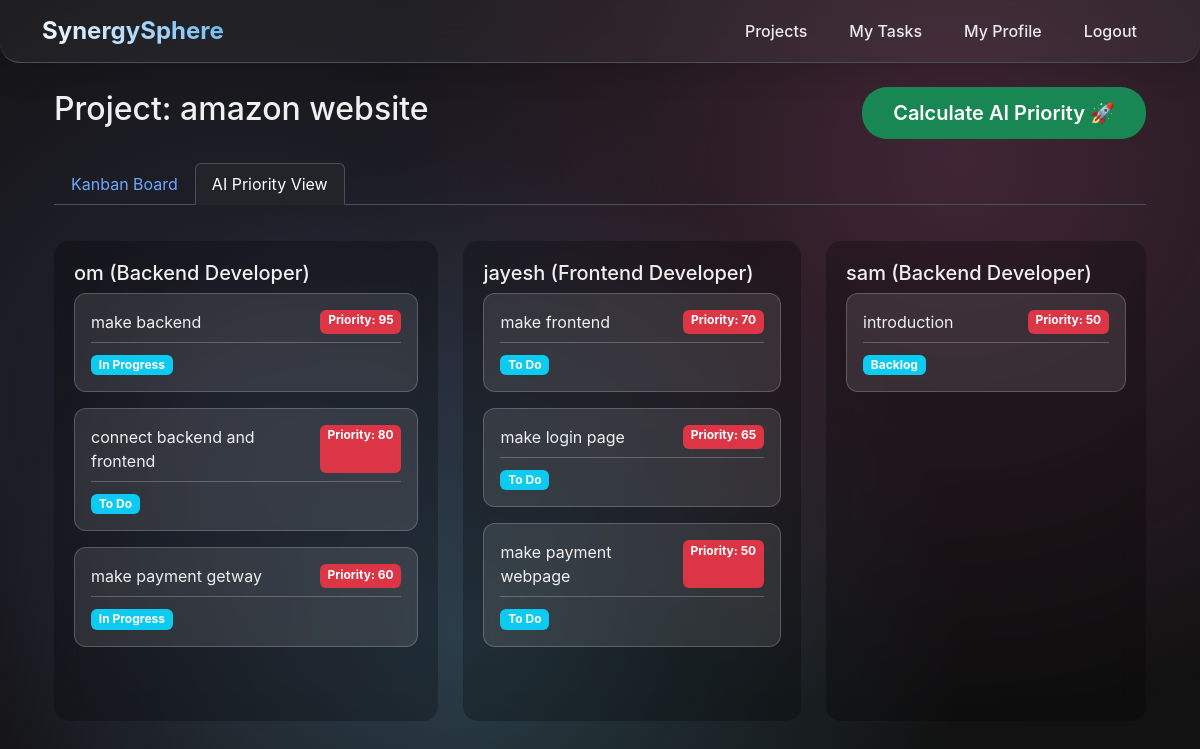
The page /project/1/priority (signed in) on the database its author committed.
### app.py (models this page shows)
class Project(db.Model):
    id = db.Column(db.Integer, primary_key=True)
    name = db.Column(db.String(100), nullable=False)
    description = db.Column(db.Text, nullable=True)
    tags = db.Column(db.String(200), nullable=True)
    deadline = db.Column(db.Date, nullable=True)
    priority = db.Column(db.String(20), nullable=True)
    tasks = db.relationship('Task', backref='project', lazy=True, cascade="all, delete-orphan")

class User(db.Model, UserMixin):
    id = db.Column(db.Integer, primary_key=True)
    username = db.Column(db.String(20), unique=True, nullable=False)
    password = db.Column(db.String(60), nullable=False)
    role = db.Column(db.String(50), nullable=False, default='Developer')
    projects = db.relationship('Project', secondary=project_members, backref='members', lazy='dynamic')
    tasks = db.relationship('Task', backref='assignee', lazy=True)
    comments = db.relationship('Comment', backref='author', lazy=True)

class Task(db.Model):
    id = db.Column(db.Integer, primary_key=True)
    content = db.Column(db.Text, nullable=False)
    status = db.Column(db.String(20), nullable=False, default='To Do')
    priority = db.Column(db.Integer, nullable=False, default=50)
    due_date = db.Column(db.Date, nullable=True)
    project_id = db.Column(db.Integer, db.ForeignKey('project.id'), nullable=False)
    assignee_id = db.Column(db.Integer, db.ForeignKey('user.id'), nullable=True)
    comments = db.relationship('Comment', backref='task', lazy=True, cascade="all, delete-orphan")

### app.py (the view)
@app.route('/project/<int:project_id>/priority')
@login_required
def priority_view(project_id):
    project = Project.query.get_or_404(project_id)
    if current_user not in project.members:
        flash("You are not a member of this project.", "danger"); return redirect(url_for('dashboard'))
    return render_template('priority.html', project=project)

### app.py (called while the page is built)
@login_manager.user_loader
def load_user(user_id):
    return User.query.get(int(user_id))

### templates/priority.html (shortened to what this page needs)
{% extends "layout.html" %}
{% block content %}
<div class="container-fluid">
    <div class="d-flex justify-content-between align-items-center mb-4">
        <h2>Project: {{ project.name }}</h2>
        <button id="calculate-priority" class="btn btn-lg btn-success" data-project-id="{{ project.id }}">Calculate AI Priority 🚀</button>
    </div>
    <ul class="nav nav-tabs mb-3">
        <li class="nav-item">
            <a class="nav-link" href="{{ url_for('project_board', project_id=project.id) }}">Kanban Board</a>
        </li>
        <li class="nav-item">
            <a class="nav-link active" href="{{ url_for('priority_view', project_id=project.id) }}">AI Priority View</a>
        </li>
    </ul>
    <div class="priority-board">
        {% for member in project.members %}
        <div class="priority-column">
            <h5 class="column-title">{{ member.username }} ({{member.role}})</h5>
            <div class="tasks-container" id="user-{{ member.id }}-tasks">
                {% for task in member.tasks|sort(attribute='priority', reverse=True) %}
                    {% if task.project_id == project.id and task.status != 'Done' %}
                    <div class="task-card">
                        <div class="d-flex justify-content-between">
                            <a href="{{ url_for('task_detail', task_id=task.id) }}" class="task-link"><span>{{ task.content }}</span></a>
                            <span class="badge bg-danger">Priority: {{ task.priority }}</span>
                        </div>
                         <hr class="my-2">
                        <span class="badge bg-info">{{ task.status }}</span>
                    </div>
                    {% endif %}
                {% endfor %}
            </div>
        </div>
        {% endfor %}
    </div>
</div>
{% endblock %}

### static/css/style.css (style rules this page uses)
* { margin: 0; padding: 0; box-sizing: border-box; }
body { font-family: 'Poppins', -apple-system, BlinkMacSystemFont, 'Segoe UI', Roboto, Oxygen, Ubuntu, Cantarell, sans-serif; background: url('../img/background.jpg') no-repeat center center fixed; background-size: cover; min-height: 100vh; color: #f0f0f0; position: relative; overflow-x: hidden; }
body::before { content: ''; position: fixed; top: 0; left: 0; width: 100%; height: 100%; background: radial-gradient(circle at 20% 50%, rgba(120, 119, 198, 0.2) 0%, transparent 50%), radial-gradient(circle at 80% 20%, rgba(255, 119, 198, 0.2) 0%, transparent 50%), radial-gradient(circle at 40% 80%, rgba(120, 219, 255, 0.2) 0%, transparent 50%); animation: gradientShift 10s ease-in-out infinite; z-index: -2; }
.btn { border-radius: 25px !important; font-weight: 600; padding: 10px 30px; border: 1px solid transparent; transition: all 0.3s ease; position: relative; overflow: hidden; }
.btn::before { content: ''; position: absolute; top: 0; left: -100%; width: 100%; height: 100%; background: linear-gradient(90deg, transparent, rgba(255,255,255,0.2), transparent); transition: left 0.5s; }
.kanban-board, .priority-board { display: flex; gap: 25px; overflow-x: auto; padding: 20px 0; }
.kanban-column, .priority-column { background: rgba(0,0,0,0.25); backdrop-filter: blur(12px); border-radius: 15px; padding: 20px; min-width: 320px; min-height: 60vh; position: relative; }
.task-card { background: rgba(255,255,255,0.1); border: 1px solid rgba(255,255,255,0.2); border-radius: 12px; padding: 1rem; margin-bottom: 1rem; transition: all 0.3s ease; }
.task-link { color: #f0f0f0; text-decoration: none; }

### rows shown on the page
Project: name "amazon website"
User: username "om", role "Backend Developer"
Task: content "make backend", priority "95", status "In Progress"
Task: content "connect backend and frontend", priority "80", status "To Do"
Task: content "make payment getway", priority "60", status "In Progress"
User: username "jayesh", role "Frontend Developer"
Task: content "make frontend", priority "70", status "To Do"
Task: content "make login page", priority "65", status "To Do"
Task: content "make payment webpage", priority "50", status "To Do"
User: username "sam", role "Backend Developer"
Task: content "introduction", priority "50", status "Backlog"
